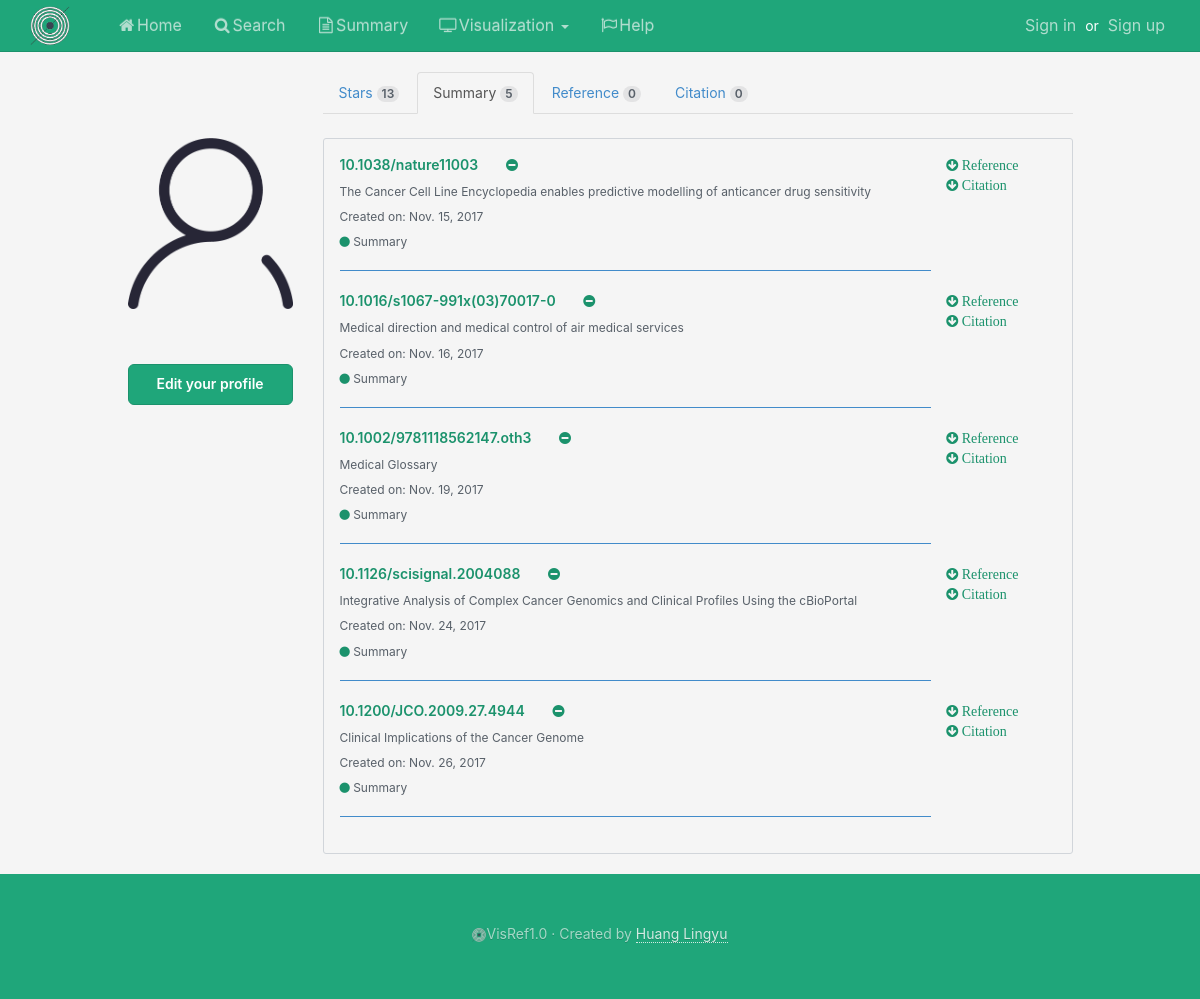
Before: /indiv/hly/stars/summary with the older database file.
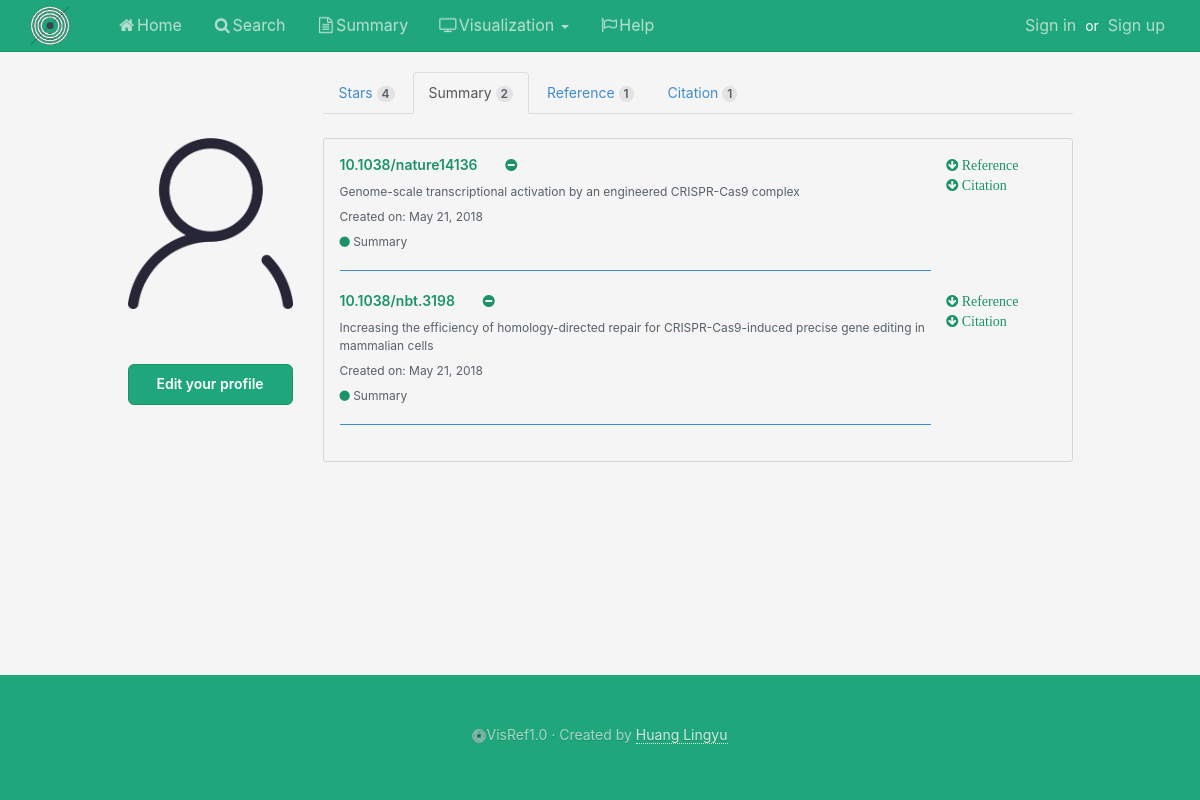
After: the same page with the newer database file.
### visualRef/models.py (models this page shows, shortened)
class Star(models.Model):
    username=models.CharField(max_length=100)
    star_doi=models.CharField(max_length=100)
    star_file=models.CharField(max_length=100)
    star_title=models.CharField(max_length=500)
    star_source=models.CharField(max_length=100)
    star_time=models.DateField()

### visualRef/views.py (the view)
# urls.py: url(r'^indiv/([^/]+)/stars/([^/]*)$',views.view_stars),
def view_stars(request,username,cat):
    total_results=Star.objects.filter(username=username)
    sum_results=Star.objects.filter(username=username,star_source='Summary')
    ref_results = Star.objects.filter(username=username, star_source='Reference')
    cit_results = Star.objects.filter(username=username, star_source='Citation')
    results={'cat':cat,
             'len_total':len(total_results),
             'len_sum':len(sum_results),
             'len_ref':len(ref_results),
             'len_cit':len(cit_results)}
    if(cat==''):
        ids='id_star'
        results['results']=total_results
        results['length']=len(total_results)
    elif(cat=='summary'):
        ids='id_star_summary'
        results['results'] = sum_results
        results['length'] = len(sum_results)
    elif(cat=='reference'):
        ids='id_star_ref'
        results['results'] = ref_results
        results['length'] = len(ref_results)
    elif(cat=='citation'):
        ids='id_star_cit'
        results['results'] = cit_results
        results['length'] = len(cit_results)
    else:
        ids='Unknown'
        results['results'] = total_results
        results['length'] = len(total_results)
    results['ids']=json.dumps(ids)
    url_flag = url_check(request.META.get('HTTP_REFERER', '/'))
    if url_flag == 'no':
        request.session['login_from'] = request.META.get('HTTP_REFERER', '/')  # 记录原操作界面
    return render(request,'stars.html',results)

### visualRef/views.py (called while the page is built)
def url_check(url):
    url_list = ['login', 'register', 'logout', 'indiv','password_reset']
    for u in url_list:
        if (u in url):
            return 'yes'
    return 'no'

### templates/stars.html (shortened to what this page needs)
{% extends "base.html" %}
{% block jumbotron %}
    <div class="container">
        <div>&nbsp;</div>
        <div class="row font-en">
            <div class="col-md-1"></div>
            <div class="col-md-2 stars-profile">
                <dl class="form-group">
                    <dd>
                        <img src="/media/usr/{{ request.user.id }}.jpg" onerror="javascript:this.src='/media/usr/user.png'">
                    </dd>
                </dl>
                <dl class="form-group">
                    <dt>
                    </dt>
                    <dd>
                        <a class="btn btn-lg btn-block button-green" href="/indiv/{{ request.user.username }}/profile/">Edit your profile</a>
                    </dd>
                </dl>
            </div>
            <div class="col-md-8">
                <ul id="starTab" class="nav nav-tabs">
                    <li id="id_star" class="">
                        <a href="/indiv/{{ request.user.username }}/stars/">Stars
                            <span class="counter">{{ len_total }}</span>
                        </a>
                    </li>
                    <li id="id_star_summary" class="">
                        <a href="/indiv/{{ request.user.username }}/stars/summary">Summary
                            <span class="counter">{{ len_sum }}</span></a>
                    </li>
                    <li id="id_star_ref" class="">
                        <a href="/indiv/{{ request.user.username }}/stars/reference">Reference
                            <span class="counter">{{ len_ref }}</span></a>
                    </li>
                    <li id="id_star_cit" class="">
                        <a href="/indiv/{{ request.user.username }}/stars/citation">Citation
                        <span class="counter">{{ len_cit }}</span></a>
                    </li>
                </ul>
                <div class="stars-list">
                    {% if length != 0 %}
                    <div class="textbox-custom">
                    {% load pagination_tags %}
                        <div class="row">
                        {% for content in results %}
                            <div class="col-md-10">
                                <div class="text-title">{{ content.star_doi }}&nbsp;&nbsp;&nbsp;&nbsp;&nbsp;&nbsp;
                                    <i class="fa fa-fw fa-minus-circle stars-download" aria-hidden="true" onclick="deleteLike('{{ content.star_doi }}','{{ request.user.username }}','{{ content.star_source }}')"></i>
                                </div>
                                <div class="text-content">{{ content.star_title }}</div>
                                <div class="text-content">Created on: {{ content.star_time }}</div>
                                <div class="text-content"><i class="fa fa-circle" aria-hidden="true"></i>&nbsp;{{ content.star_source }}</div>
                                <hr class="indiv-hr">
                            </div>
                            <div class="col-md-2">
                                {% if content.star_source == 'Summary' or content.star_source == 'Reference' %}
                                <div class="row">
                                    <a href="/media/ref/{{ content.star_file }}">
                                        <i class="fa fa-fw fa-arrow-circle-down stars-download" aria-hidden="true">&nbsp;Reference</i>
                                    </a>
                                </div>
                                {% endif %}
                                {% if content.star_source == 'Summary' or content.star_source == 'Citation' %}
                                <div class="row">
                                    <a href="/media/cit/{{ content.star_file }}">
                                        <i class="fa fa-fw fa-arrow-circle-down stars-download" aria-hidden="true">&nbsp;Citation</i>
                                    </a>
                                </div>
                                {% endif %}
                            </div>
                        {% endfor %}
                        </div>
                    </div>
                    {% else %}
                    <div class="no-star-list ta-c">
                        <p style="color: grey"><i class="fa fa-fw fa-star"></i></p>
                        <p>You haven't collected&nbsp;{% if cat == '' %}anything{% else %}{{ cat }}{% endif %}&nbsp;yet.</p>
                    </div>
                    {% endif %}
                </div>
            </div>
            <div class="col-md-1"></div>
        </div>
        <div>&nbsp;</div>
    </div>
{% endblock %}

### templates/base.html (shortened to what this page needs)
<!doctype html>
<html lang="en">
{% load staticfiles %}
<head>
    <link rel="stylesheet" href="{% static "css/bootstrap.css" %}">
    <link rel="stylesheet" href="{% static "css/main.css" %}">
    <link rel="stylesheet" href="{% static "css/bootstrap-theme.css" %}">
    <link rel="stylesheet" href="{% static "css/font-awesome-4.7.0/css/font-awesome.min.css" %}">
</head>
<body>
<div class="navbar navbar-green navbar-static-top" role="navigation" style="margin-bottom: 0px !important;">
    <div class="container">
        <div class="navbar-header">
            <img src="/static/pic/logo-green.jpg" width="40px" height="40px" style="margin-top: 6px">&nbsp;&nbsp;&nbsp;&nbsp;&nbsp;&nbsp;&nbsp;&nbsp;
        </div>
        <div class="navbar-collapse collapse">
            <ul class="nav navbar-nav">
                {% block home_navbar %}
                <li class="" id="dropdown-menu-home"><a href="/"><i class="fa fa-home fa-fw"></i>Home</a></li>
                {% endblock %}
                {% block sea_navbar %}
                <li class="" id="search"><a href="/search/"><i class="fa fa-search fa-fw"></i>Search</a></li>
                {% endblock %}
                {% block sum_navbar %}
                <li class="" id="summary"><a href="/summary/"><i class="fa fa-file-text-o fa-fw"></i>Summary</a></li>
                {% endblock %}
                {% block visual_navbar %}
                <li class="dropdown" id="visualization"><a href="/vis/" class="dropdown-toggle disabled" data-toggle="dropdown">
                    <i class="fa fa-television fa-fw"></i>Visualization
                    <b class="caret"></b></a>
                </li>
                {% endblock %}
                {% block help_navbar %}
                <li class="" id="help"><a href="/help/"><i class="fa fa-flag-o fa-fw"></i>Help</a></li>
                {% endblock %}
            </ul>
            {% include "sign_facet.html" %}
        </div>
    </div>
</div>
{% block jumbotron %}{% endblock %}
{% block footer %}
{% include "footer.html" %}
{% endblock %}
</body>
</html>

### templates/sign_facet.html
{% if request.user.is_authenticated %}
<ul class="nav navbar-nav navbar-right font-en">
    <li class="dropdown" id="usr"><a href="#" class="dropdown-toggle disabled" data-toggle="dropdown">
        <i class="fa fa-user fa-fw"></i>{{ request.user.username }}
        <b class="caret"></b></a>
        <ul class="dropdown-menu">
            <li class="sign-facet-li">Signed in as</li>
            <li class="sign-facet-li" style="font-weight: 600">{{ request.user.username }}</li>
            <li class="divider"></li>
            <li class="" id="usr-profile"><a href="/indiv/{{ request.user.username }}/profile/">Your profile</a></li>
            <li class="" id="usr-stars"><a href="/indiv/{{ request.user.username }}/stars/">Your stars</a></li>
            <li class="divider"></li>
            <li class="" id="logout"><a href="/logout">Sign out</a></li>
        </ul>
    </li>
</ul>
{% else %}
<ul class="nav navbar-nav navbar-right">
    <li>
        <span><a href="/login">Sign in</a><span style="color: white"> or </span><a href="/register">Sign up</a></span>
    </li>
</ul>
{% endif %}

### templates/footer.html (shortened to what this page needs)
<footer id="footer">
    <div class="container font-en ta-c">
        <div><img src="/static/pic/logo-green.jpg" width="14px" height="14px">VisRef1.0 · Created by <a href="#">Huang Lingyu</a></div>
    </div>
</footer>

### static/css/main.css (style rules this page uses)
body { padding-top: 0 !important; }
.navbar-green { background-color: rgb(31, 166, 122); border-color: rgb(27, 146, 108); font-family: -apple-system,BlinkMacSystemFont,"Segoe UI",Helvetica,Arial,sans-serif,"Apple Color Emoji","Segoe UI Emoji","Segoe UI Symbol" !important; }
.navbar-green .navbar-nav >li >span >a, .navbar-green .navbar-nav > li > a { font-size: 16px !important; color: rgb(176, 221, 206); }
.navbar-green .navbar-collapse, .navbar-green .navbar-form { border-color: rgb(27, 146, 108); }
.navbar-green { background-image: -webkit-linear-gradient(top, rgb(31, 166, 122) 0%, rgb(31, 166, 122) 100%); background-image: -o-linear-gradient(top, rgb(31, 166, 122) 0%, rgb(31, 166, 122) 100%); background-image: -webkit-gradient(linear, left top, left bottom, from(rgb(31, 166, 122)), to(rgb(31, 166, 122))); background-image: linear-gradient(to bottom, rgb(31, 166, 122) 0%, rgb(31, 166, 122) 100%); filter: progid:DXImageTransform.Microsoft.gradient(startColorstr='rgb(31, 166, 122)', endColorstr='rgb(31, 166, 122)', GradientType=0); filter: progid:DXImageTransform.Microsoft.gradient(enabled = false); background-repeat: repeat-x; }
.navbar-green .navbar-brand, .navbar-green .navbar-nav > li > a { text-shadow: 0 -1px 0 rgba(176, 221, 206,0.25); }
.navbar-nav >li >span >a { line-height: 20px; padding: 15px 5px 15px 5px; text-decoration: none; }
.nav >li >span { position: relative; display: block; padding: 15px 15px; }
.stars-list { margin-top: 24px; }
.textbox-custom { padding: 16px; border-width: 1px; border-color: rgb(209, 213, 218); border-radius: 3px; border-style: solid; }
.textbox-custom .text-title { color: #1b926c; font-weight: 600; }
.textbox-custom .text-content { margin: 8px 0 8px 0; color:rgb(88, 96, 105); font-size: 12px; }
.textbox-custom .text-content i { color:#1b926c ; }
#footer { background-color: #1fa67a; color: #a5d8c7; text-shadow: 0 1px 0 rgba(0,0,0,0.15); }
#footer .container { padding-top: 50px; padding-bottom: 55px; }
#footer a { border-bottom-style: dotted; border-bottom-width:1px; color: rgb(210, 235, 227); }
.fixed-bottom { position: absolute; bottom: 0; width: 100%; }
.ta-c { text-align: center }
.font-en { font-family: -apple-system,BlinkMacSystemFont,"Segoe UI",Helvetica,Arial,sans-serif,"Apple Color Emoji","Segoe UI Emoji","Segoe UI Symbol" !important; }
.nav-tabs > li.active > a { background-color: rgb(245,245,245) !important; }
.indiv-hr { border-color: rgb(66, 139, 202) !important; }
.counter { background-color: rgba(27, 31, 35, 0.08); border-radius: 20px; display: inline-block; padding: 2px 5px; font-size: 12px; font-weight: 600; line-height: 1; color: #586069; }
.stars-download { color: rgb(27, 146, 108); }
.button-green { background-color: rgb(31, 166, 122) !important; border: 1px solid rgb(27, 146, 108) !important; color: white; font-size: 14px; font-weight: 600; margin: 20px 0 10px 0!important; }
.stars-profile { padding-top: 66px }
.stars-profile img { width: 100%;border-radius: 3px }

Changed rows visible on the page:
removed Star: star_doi "10.1038/nature11003", star_title "The Cancer Cell Line Encyclopedia enables predictive modelling of anticancer drug sensitivity", star_time "Nov. 15, 2017", star_source "Summary"
removed Star: star_doi "10.1016/s1067-991x(03)70017-0", star_title "Medical direction and medical control of air medical services", star_time "Nov. 16, 2017", star_source "Summary"
removed Star: star_doi "10.1002/9781118562147.oth3", star_title "Medical Glossary", star_time "Nov. 19, 2017", star_source "Summary"
removed Star: star_doi "10.1126/scisignal.2004088", star_title "Integrative Analysis of Complex Cancer Genomics and Clinical Profiles Using the cBioPortal", star_time "Nov. 24, 2017", star_source "Summary"
removed Star: star_doi "10.1200/JCO.2009.27.4944", star_title "Clinical Implications of the Cancer Genome", star_time "Nov. 26, 2017", star_source "Summary"
added Star: star_doi "10.1038/nature14136", star_title "Genome-scale transcriptional activation by an engineered CRISPR-Cas9 complex", star_time "May 21, 2018", star_source "Summary"
added Star: star_doi "10.1038/nbt.3198", star_title "Increasing the efficiency of homology-directed repair for CRISPR-Cas9-induced precise gene editing in mammalian cells", star_time "May 21, 2018", star_source "Summary"
Other visible differences:
{{ len_total }}: "13" → "4"
{{ len_sum }}: "5" → "2"
{{ len_ref }}: "0" → "1"
{{ len_cit }}: "0" → "1"
